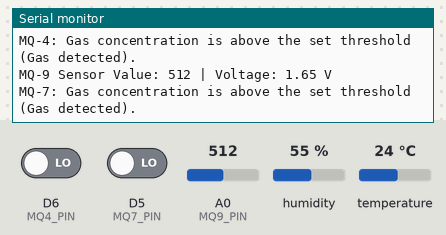
Simulated run of this sketch. Board: ESP8266 (NodeMCU). Shown: the last lines printed to the serial monitor. The test bench sets the inputs (shaded band); at power-on: A0 (MQ9_PIN) = 512, D6 (MQ4_PIN) LOW, D5 (MQ7_PIN) LOW, humidity 55 %, temperature 24 °C.

Above: at 6.0 s.
6.1 s: A0 (MQ9_PIN) set to 111
At 8.9 s:
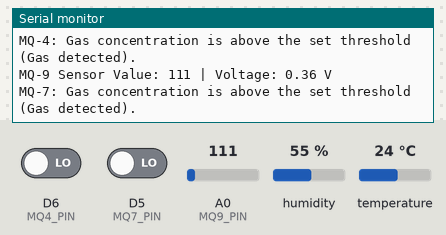
14.7 s: A0 (MQ9_PIN) set to 90
At 15.2 s:
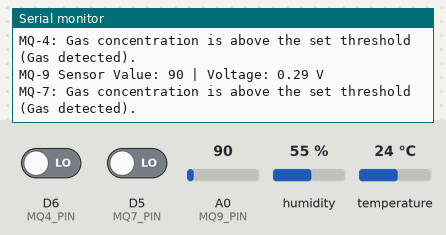
Timing chart, 0 to 17.7 s (numbered marks = the images above; inputs shaded):
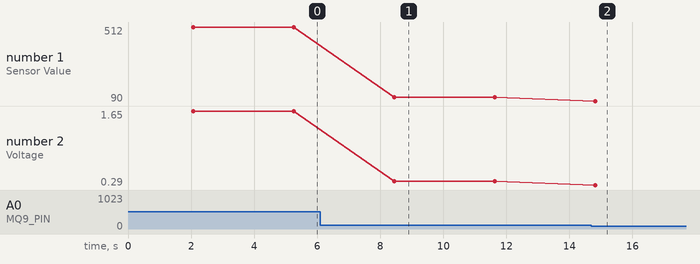

Measured:
- after the input at 6.1 s, the serial monitor: prints a new line after 2.3 s (image 1)
- after the input at 14.7 s, the serial monitor: prints a new line after 0.12 s (image 2)
- plotted number 1: 512 → 111 after the input at 6.1 s, 111 → 90 after the input at 14.7 s
- plotted number 2: 1.65 → 0.36 after the input at 6.1 s, 0.36 → 0.29 after the input at 14.7 s

The sketch:

combined_without_web.ino
```cpp
#include <DHT.h>

// Pin definitions
#define DHT11_PIN D2    // Digital pin connected to the DHT11 sensor
#define MQ4_PIN D6     // Digital pin connected to the MQ-4 sensor
#define MQ9_PIN A0     // Analog pin connected to the MQ-9 sensor
#define MQ7_PIN D5     // Digital pin connected to the MQ-7 sensor

// Define the type of DHT sensor
#define DHTTYPE DHT11

// Initialize the DHT sensor
DHT dht(DHT11_PIN, DHTTYPE);

void setup() {
  // Start serial communication at a baud rate of 9600
  Serial.begin(9600);

  // Initialize the DHT sensor
  dht.begin();

  // Initialize the digital pins as inputs for MQ-4 and MQ-7 sensors
  pinMode(MQ4_PIN, INPUT);
  pinMode(MQ7_PIN, INPUT);

  // Display startup messages
  Serial.println("DHT11 and MQ Series Gas Sensors Test Initialized");
}

void loop() {
  // Wait a few seconds between measurements for the DHT11 sensor
  delay(2000);

  // Read temperature as Celsius (the default)
  float temperature = dht.readTemperature();

  // Read humidity
  float humidity = dht.readHumidity();

  // Check if any reads failed and exit early (to try again).
  if (isnan(temperature) || isnan(humidity)) {
    Serial.println("Failed to read from DHT sensor!");
  } else {
    Serial.print("Temperature = ");
    Serial.print(temperature);
    Serial.println(" *C");

    Serial.print("Humidity = ");
    Serial.print(humidity);
    Serial.println(" %");
  }

  // Read the digital value from the MQ-4 sensor
  int mq4Value = digitalRead(MQ4_PIN);

  // Display the MQ-4 sensor readings
  if (mq4Value == HIGH) {
    Serial.println("MQ-4: Gas concentration is below the set threshold (No gas detected).");
  } else {
    Serial.println("MQ-4: Gas concentration is above the set threshold (Gas detected).");
  }

  // Read the analog value from the MQ-9 sensor
  int mq9Value = analogRead(MQ9_PIN);

  // Convert the analog reading (0-1023) to voltage (0-3.3V)
  float mq9Voltage = mq9Value * (3.3 / 1023.0);

  // Display the MQ-9 sensor readings
  Serial.print("MQ-9 Sensor Value: ");
  Serial.print(mq9Value);
  Serial.print(" | Voltage: ");
  Serial.print(mq9Voltage);
  Serial.println(" V");

  // Read the digital value from the MQ-7 sensor
  int mq7Value = digitalRead(MQ7_PIN);

  // Display the MQ-7 sensor readings
  if (mq7Value == HIGH) {
    Serial.println("MQ-7: Gas concentration is below the set threshold (No gas detected).");
  } else {
    Serial.println("MQ-7: Gas concentration is above the set threshold (Gas detected).");
  }

  // Wait for 1 second before taking the next readings
  delay(1000);
}
```
